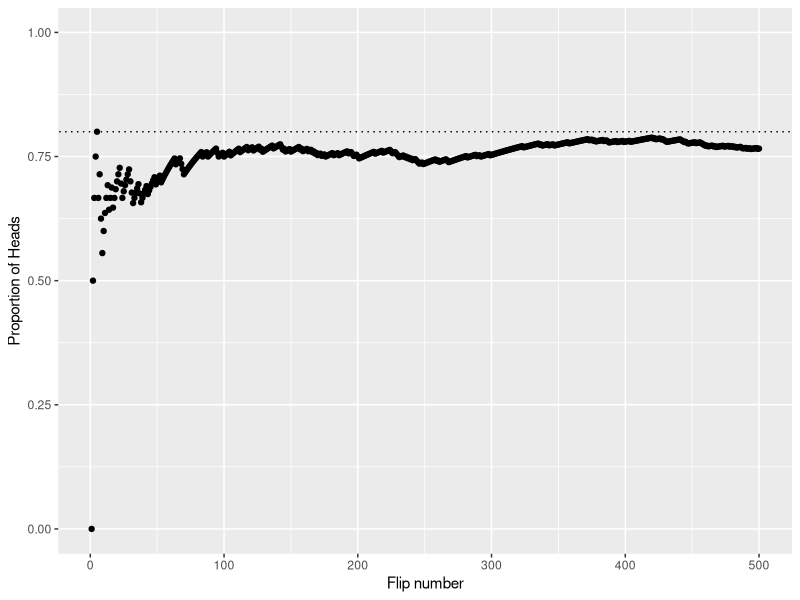
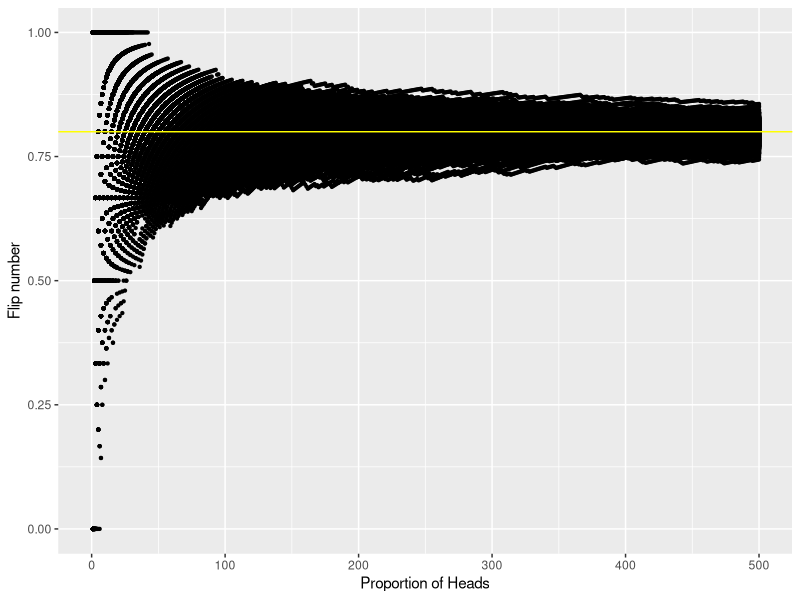
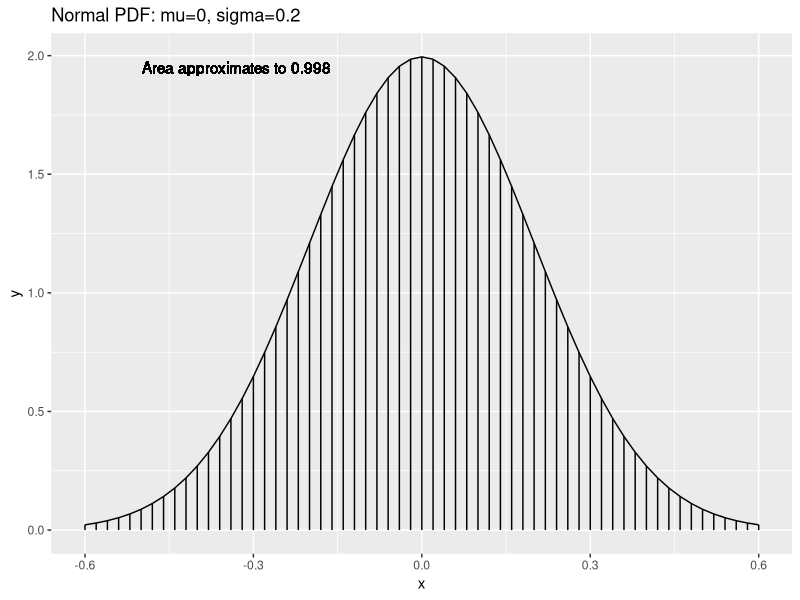
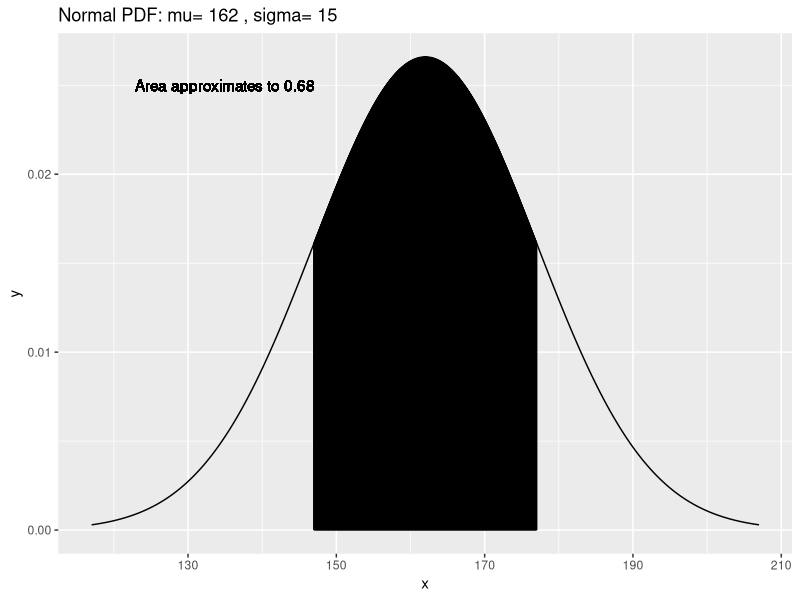

Reproduce these figures in R, in order.
## ---- chunk 1
require(ggplot2)
require(reshape2)
## ---- chunk 2
flipper<-function(N,p){ # make a function for whatever probability we like
  df<-data.frame(n=c(1:N), # vector from 1:N
                 trial=sample(x=c(0,1), prob=c(1-p,p), size=N,replace=T)) # Define Boolean sample
  df$r<-cumsum(df$trial)
  df$runprop<-df$r/df$n
  plot<-ggplot(df,aes(x=n,y=runprop))+geom_point()+
    xlim(c(1,N))+ylim(c(0,1))+xlab('Flip number')+ylab('Proportion of Heads')+geom_abline(intercept=p,slope=0,lty=3)
  return(plot)
}
flipper(N=500,p=0.8)
## ---- chunk 3
flip.dist<-function(n.sims,N,p){
  tmp<-data.frame(flip=c(1:N))
  for(i in 1:n.sims){
    tmp[,i+1]<-(cumsum(sample(x=c(0,1),prob=c(1-p,p),size=N,replace=T))/c(1:N))
  }
  df<-melt(tmp,id='flip')
  plot<-ggplot(df,aes(x=flip,y=value))+geom_point(cex=0.8)+
    geom_abline(intercept=p,slope=0,color='yellow')+xlim(c(0,N))+ylim(c(0,1))+
    xlab('Proportion of Heads')+ylab('Flip number')
  return(plot)
}
flip.dist(n.sims=1000,N=500,p=0.8) 
## ---- chunk 4
mu=0 # Define mean
sigma=0.2 # Define standard deviation
xlow=mu-(3*sigma) # Define min for display
xhigh=mu+(3*sigma) # Define max for display
dx=0.02 # Set an arbitrary but low dx
df<-data.frame(x=seq(from=xlow,to=xhigh,by=dx)) # I like to work with dataframes when possible. Define x values
df$y=(1/(sigma*sqrt(2*pi)))*exp(-.5 * ((df$x-mu)/sigma)^2) # Define y values
area=sum(dx*df$y) # Approximate the indefinite integral

plot<-ggplot(df,aes(x=x,y=y))+geom_line()+ggtitle('Normal PDF: mu=0, sigma=0.2') # Build the plot
plot+geom_segment(data=df,aes(x=x,y=0,xend=x,yend=y))+geom_text(y=1.95,x=-0.33,label=paste('Area approximates to',signif(area,3))) # Display the normal curve plus indefinite integral
## ---- chunk 5
mu=162 # Define mean
sigma=162-147 # Define standard deviation
xlow=mu-(3*sigma) # Define min for display
xhigh=mu+(3*sigma) # Define max for display
dx=0.01 # Set an arbitrary but low dx
df<-data.frame(x=seq(from=xlow,to=xhigh,by=dx))
df$y=(1/(sigma*sqrt(2*pi)))*exp(-.5 * ((df$x-mu)/sigma)^2) # Define y values
area=sum(dx*df$y) # Approximate the indefinite integral

plot<-ggplot(df,aes(x=x,y=y))+geom_line()+ggtitle(paste('Normal PDF: mu=',mu, ', sigma=',sigma)) # Build the plot
plot+geom_segment(data=df[df$x>(mu-sigma)&df$x<(mu+sigma),],aes(x=x,y=0,xend=x,yend=y))+
  geom_text(y=0.025,x=135,label='Area approximates to 0.68') # Display the normal curve plus indefinite integral
